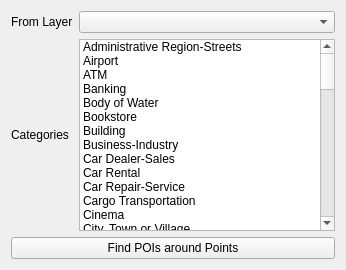
         <widget class="QWidget" name="tab_12">
          <attribute name="title">
           <string>Single Layer Input</string>
          </attribute>
          <layout class="QVBoxLayout" name="verticalLayout_8">
           <item>
            <layout class="QGridLayout" name="gridLayout_7">
             <item row="0" column="0">
              <widget class="QLabel" name="label_36">
               <property name="text">
                <string>From Layer</string>
               </property>
              </widget>
             </item>
             <item row="1" column="0">
              <widget class="QLabel" name="label_38">
               <property name="text">
                <string>Categories</string>
               </property>
              </widget>
             </item>
             <item row="0" column="1">
              <widget class="QgsMapLayerComboBox" name="FindPOISLayer"/>
             </item>
             <item row="1" column="1">
              <widget class="QListWidget" name="listWidgetBatch">
               <property name="selectionMode">
                <enum>QAbstractItemView::MultiSelection</enum>
               </property>
               <property name="sortingEnabled">
                <bool>true</bool>
               </property>
               <item>
                <property name="text">
                 <string>Administrative Region-Streets</string>
                </property>
               </item>
               <item>
                <property name="text">
                 <string>Airport</string>
                </property>
               </item>
               <item>
                <property name="text">
                 <string>ATM</string>
                </property>
               </item>
               <item>
                <property name="text">
                 <string>Banking</string>
                </property>
               </item>
               <item>
                <property name="text">
                 <string>Body of Water</string>
                </property>
               </item>
               <item>
                <property name="text">
                 <string>Bookstore</string>
                </property>
               </item>
               <item>
                <property name="text">
                 <string>Building</string>
                </property>
               </item>
               <item>
                <property name="text">
                 <string>Business-Industry</string>
                </property>
               </item>
               <item>
                <property name="text">
                 <string>Car Dealer-Sales</string>
                </property>
               </item>
               <item>
                <property name="text">
                 <string>Car Rental</string>
                </property>
               </item>
               <item>
                <property name="text">
                 <string>Car Repair-Service</string>
                </property>
               </item>
               <item>
                <property name="text">
                 <string>Cargo Transportation</string>
                </property>
               </item>
               <item>
                <property name="text">
                 <string>Cinema</string>
                </property>
               </item>
               <item>
                <property name="text">
                 <string>City, Town or Village</string>
                </property>
               </item>
               <item>
                <property name="text">
                 <string>Clothing and Accessories</string>
                </property>
               </item>
               <item>
                <property name="text">
                 <string>Coffee-Tea</string>
                </property>
               </item>
               <item>
                <property name="text">
                 <string>Commercial Services</string>
                </property>
               </item>
               <item>
                <property name="text">
                 <string>Communication-Media</string>
                </property>
               </item>
               <item>
                <property name="text">
                 <string>Consumer Goods</string>
                </property>
               </item>
               <item>
                <property name="text">
                 <string>Consumer Services</string>
                </property>
               </item>
               <item>
                <property name="text">
                 <string>Convenience Store</string>
                </property>
               </item>
               <item>
                <property name="text">
                 <string>Department Store</string>
                </property>
               </item>
               <item>
                <property name="text">
                 <string>Drugstore or Pharmacy</string>
                </property>
               </item>
               <item>
                <property name="text">
                 <string>Education Facility</string>
                </property>
               </item>
               <item>
                <property name="text">
                 <string>Electronics</string>
                </property>
               </item>
               <item>
                <property name="text">
                 <string>Event Spaces</string>
                </property>
               </item>
               <item>
                <property name="text">
                 <string>Facilities</string>
                </property>
               </item>
               <item>
                <property name="text">
                 <string>Food and Drink</string>
                </property>
               </item>
               <item>
                <property name="text">
                 <string>Forest, Heath or Other Vegetation</string>
                </property>
               </item>
               <item>
                <property name="text">
                 <string>Fueling Station</string>
                </property>
               </item>
               <item>
                <property name="text">
                 <string>Government or Community Facility</string>
                </property>
               </item>
               <item>
                <property name="text">
                 <string>Hair and Beauty</string>
                </property>
               </item>
               <item>
                <property name="text">
                 <string>Hardware, House and Garden</string>
                </property>
               </item>
               <item>
                <property name="text">
                 <string>Hospital or Health Care Facility</string>
                </property>
               </item>
               <item>
                <property name="text">
                 <string>Hotel-Motel</string>
                </property>
               </item>
               <item>
                <property name="text">
                 <string>Landmark-Attraction</string>
                </property>
               </item>
               <item>
                <property name="text">
                 <string>Leisure</string>
                </property>
               </item>
               <item>
                <property name="text">
                 <string>Library</string>
                </property>
               </item>
               <item>
                <property name="text">
                 <string>Lodging</string>
                </property>
               </item>
               <item>
                <property name="text">
                 <string>Mall-Shopping Complex</string>
                </property>
               </item>
               <item>
                <property name="text">
                 <string>Money-Cash Services</string>
                </property>
               </item>
               <item>
                <property name="text">
                 <string>Mountain or Hill</string>
                </property>
               </item>
               <item>
                <property name="text">
                 <string>Museum</string>
                </property>
               </item>
               <item>
                <property name="text">
                 <string>Natural and Geographical</string>
                </property>
               </item>
               <item>
                <property name="text">
                 <string>Nightlife-Entertainment</string>
                </property>
               </item>
               <item>
                <property name="text">
                 <string>Outdoor Area-Complex</string>
                </property>
               </item>
               <item>
                <property name="text">
                 <string>Outdoor-Recreation</string>
                </property>
               </item>
               <item>
                <property name="text">
                 <string>Parking</string>
                </property>
               </item>
               <item>
                <property name="text">
                 <string>Police-Fire-Emergency</string>
                </property>
               </item>
               <item>
                <property name="text">
                 <string>Post Office</string>
                </property>
               </item>
               <item>
                <property name="text">
                 <string>Public Transport</string>
                </property>
               </item>
               <item>
                <property name="text">
                 <string>Religious Place</string>
                </property>
               </item>
               <item>
                <property name="text">
                 <string>Rest Area</string>
                </property>
               </item>
               <item>
                <property name="text">
                 <string>Restaurant</string>
                </property>
               </item>
               <item>
                <property name="text">
                 <string>Sports Facility-Venue</string>
                </property>
               </item>
               <item>
                <property name="text">
                 <string>Theatre, Music and Culture</string>
                </property>
               </item>
               <item>
                <property name="text">
                 <string>Tourist Information</string>
                </property>
               </item>
               <item>
                <property name="text">
                 <string>Truck-Semi Dealer-Services</string>
                </property>
               </item>
               <item>
                <property name="text">
                 <string>Undersea Feature</string>
                </property>
               </item>
              </widget>
             </item>
            </layout>
           </item>
           <item>
            <widget class="QPushButton" name="findPOISButtonBatch">
             <property name="text">
              <string>Find POIs around Points</string>
             </property>
            </widget>
           </item>
          </layout>
         </widget>
